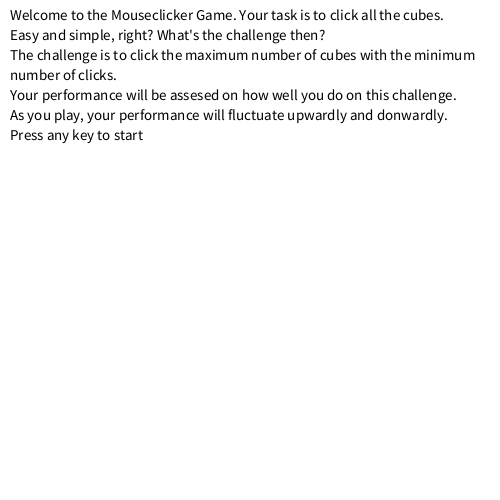
Frame 1 (no input)
Frame 60 (the mouse pressed at the canvas centre just before this capture): identical to frame 1, image omitted
Frame 120 (the mouse held since frame 60 and released just before this capture): identical to frame 1, image omitted

The Processing sketch that drew this single still picture (run headless with seeded random() and noise(); from frame 60 on, the mouse is pressed at the canvas centre):

// Processing sketch: processing_106630
// ── processing_106630.pde

int x;
int y;
target[] group = new target[200];
int numtargets = group.length;
int clicked;
int clicks;
int performance;
boolean textswitchon = true;
boolean textswitchon2 = false;
//target o1 = new target();


void setup(){
  size(500,500);
  frameRate(5);
  for (int i = 0; i < group.length;i++){
    group[i] = new target();
  }
}

void draw(){
  background(255);
  if(textswitchon == true){
    fill(0);
    textSize(15);
    text("Welcome to the Mouseclicker Game. Your task is to click all the cubes.",10,20);
    text("Easy and simple, right? What's the challenge then?", 10, 40);
    text("The challenge is to click the maximum number of cubes with the minimum",10,60);
    text("number of clicks.", 10, 80);
    text("Your performance will be assesed on how well you do on this challenge.", 10, 100);
    text("As you play, your performance will fluctuate upwardly and donwardly.", 10, 120);
    text("Press any key to start",10,140);
    if(keyPressed){
      textswitchon = false;
    }
  }
    if (numtargets == 0){
      textswitchon2 = true;
    }
    if(textswitchon2 == true){
    fill(0);
    textSize(15);
    text("Well done. Your performance score changes as you click.",10,20);
    text("'What's the maximum permance score?' I hear you asking.", 10, 40);
    text("The theoretical maximum score is 200 but no one will actually get this score.",10,60);
    text("To get that score all the squares should be in the same location as your", 10, 80);
    text("mouse and that is obviously extremely unlikely.", 10, 100);
    text("I would say 15 is the top score.", 10, 120);
    text("Realod the page to play again.", 10, 140);
    if(keyPressed){
      textswitchon2 = false;
    }
  }
  if(textswitchon == false && textswitchon2 == false){
performance = clicked/clicks;
noStroke();
//o1.display();
//o1.move();
for (int i = 0; i < group.length;i++){
    group[i].display();
    group[i].move();
  }
  fill(0);
  textSize(20);
  text("Number of targets: " + numtargets, 280,30);
  text("Clicked cubes: " + clicked, 280,50);
  text("Performance: " + performance, 280,70);
  }
}



void mouseClicked(){
  clicks = clicks + 1;
for (int i = 0; i < group.length;i++){
  int a = int(group[i].xtar);
  int b = int(group[i].ytar);
  int differencex = mouseX - a;
  int differencey = mouseY - b;
    if(differencex == 0 ||(differencex > -60) && (differencex < 60)){
     if(differencey == 0 ||(differencey > -60) && (differencey < 60)){
       group[i].dead = true;
       numtargets = numtargets -1;
       clicked = clicked + 1;
       fill(0);
       text("Mouse clicked event just happened!", 100,200);
     }
   }
  }
}
class target{
float xtar;
float ytar;
float a = random(0,250);
float b = random(0,120);
float c = random(0,250);
boolean dead = false;

target(){
  //xtar = x;
 // ytar = y;
  }

void display(){
smooth();
fill(a,b,c);
rect(xtar, ytar, 60,60);
}

void move(){
  xtar = random(5,430);
  ytar = random(70,410);
  if(xtar < 450){
    xtar = xtar + 3;
  }
  if(ytar < 450){
    ytar = ytar + 3;
  }
  if(dead == true){
  xtar = 0;
  ytar = 0;
  }
}

void exile(){
  xtar = 0;
  ytar = 0;
}

}
